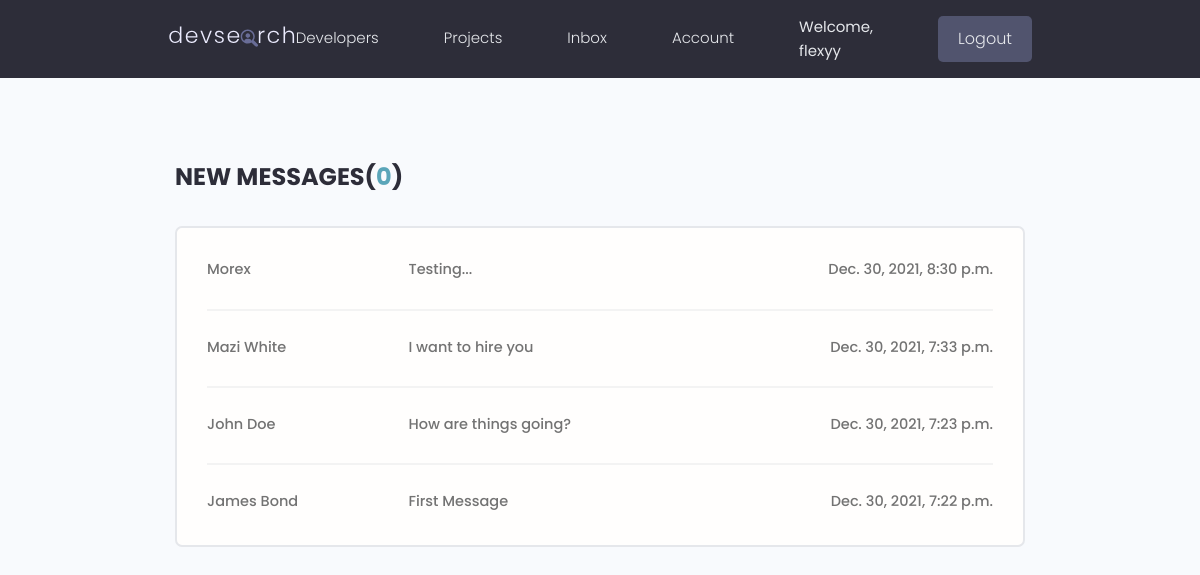
The page /inbox/ (signed in) on the database its author committed.
### users/models.py (models this page shows, shortened)
class Message(models.Model):
    sender = models.ForeignKey(Profile, on_delete=models.SET_NULL, null=True, blank=True)
    recipient = models.ForeignKey(Profile, on_delete=models.SET_NULL, null=True, blank=True, related_name="messages")
    name = models.CharField(max_length=200, null=True, blank=True)
    email = models.EmailField(max_length=200, null=True, blank=True)
    subject = models.CharField(max_length=200, null=True, blank=True)
    body = models.TextField()
    is_read = models.BooleanField(default=False, null=True)
    created_at = models.DateTimeField(auto_now_add=True)
    id = models.UUIDField(default=uuid.uuid4, unique=True, primary_key=True, editable=False)
    class Meta:
        ordering = ['is_read', '-created_at']

### users/views.py (the view)
# urls.py: path('inbox/', views.inbox, name="inbox"),
@login_required(login_url='login')
def inbox(request):
    profile = request.user.profile
    messageRequests = profile.messages.all()
    unreadCount = messageRequests.filter(is_read=False).count()
    context = {
        'messageRequests' : messageRequests,
        'unreadCount' : unreadCount
    }
    return render(request, 'users/inbox.html', context)

### users/templates/users/inbox.html
{% extends 'main.html' %}
{% block content %}
  <main class="inbox my-xl">
    <div class="content-box">
      <h3 class="inbox__title">New Messages(<span>{{unreadCount}}</span>)</h3>
      <ul class="messages">
        {% for message in messageRequests %}
        {% if message.is_read == False %}
        <li class="message message--unread">
          {% else %}
          <li class="message">
          {% endif %}
          <a href="{% url 'message' message.id %}">
            <span class="message__author">{{message.name}}</span>
            <span class="message__subject">{{message.subject}}</span>
            <span class="message__date">{{message.created_at}}</span>
          </a>
        </li>
        {% endfor %}
      </ul>
    </div>
  </main>
{% endblock content %}

### templates/navbar.html (shortened to what this page needs)
{% load static %}
<header class="header">
    <div class="container container--narrow">
      <a href="{% url 'profiles' %}" class="header__logo">
        <img src="{% static 'images/logo.svg' %}" alt="DevSearch Logo" />
      </a>
      <nav class="header__nav">
        <ul class="header__menu">
          <li class="header__menuItem"><a href="{% url 'profiles' %}">Developers</a></li>
          <li class="header__menuItem"><a href="{% url 'projects' %}">Projects</a></li>
          {% if request.user.is_authenticated %}
          <li class="header__menuItem"><a href="{% url 'inbox' %}">Inbox</a></li>
          <li class="header__menuItem"><a href="{% url 'account' %}">Account</a></li>
          <li class="header__menuItem" style="color: #e5e7eb;">Welcome, {{request.user.username}} </a></li>
          <li class="header__menuItem"><a href="{% url 'logout' %}" class="btn btn--sub">Logout</a></li>
          {% else %}
          <li class="header__menuItem"><a href="{% url 'login' %}" class="btn btn--sub">Login/Sign Up</a></li>
          {% endif %}
        </ul>
      </nav>
    </div>
  </header>

### static/styles/app.css (style rules this page uses)
:root { --color-sub: #2d2d39; }
.btn--sub { background-color: var(--color-sub-light); }
img { width: 100%; }
.content-box { width: 95%; max-width: 85rem; margin: 0 auto; }
.header { position: sticky; z-index: 111; background-color: var(--color-sub); padding: 1.5rem 0; }
.header > .container { display: flex; justify-content: space-between; align-items: center; }
.header__logo > img { height: 3.8rem; }
.header__nav > ul { display: inline-flex; align-items: center; list-style: none; gap: 6.5rem; }
.header__menuItem > a { color: var(--color-light); font-weight: 300; }
.inbox { height: 90vh; }
.inbox__title, .inbox__title span { font-size: 2.4rem; font-weight: 700; color: var(--color-sub); text-transform: uppercase; text-align: left; margin-bottom: 3rem; }
.inbox__title span { color: var(--color-main); }
.messages { list-style: none; background: var(--color-white); padding: 0.5rem 3rem; border: 2px solid var(--color-light); border-radius: 0.7rem; }
.message { padding: 2.5rem 0; }
.message > a span { font-size: 1.45rem; font-weight: 500; }
.message:not(:last-child) { border-bottom: 2px solid var(--color-white-light); }
.message > a { display: flex; gap: 1rem; }
.message__author, .message__date { flex-basis: 25%; }
.message__subject { flex-basis: 50%; }
.message__date { text-align: right; }

### static/uikit/styles/modules/_variables.css (style rules this page uses)
:root { --color-main: #5aa5b9; --color-main-light: #e6faff; --color-sub: #3f4156; --color-sub-light: #51546e; --color-sub-lighter: #ededfd; --color-text: #737373; --color-gray: #8b8b8b; --color-light: #e5e7eb; --color-light-gray: #767676; --color-bg: #f8fafd; --color-white: #fffefd; --color-white-light: #f3f3f3; --color-success: #359e64; --color-success-bg: #def8e8; --color-error: #fc4b0b; --color-error-bg: #fff2ee; --font-base: 'Poppins', arial, helvetica, 'Segoe UI', roboto, ubuntu, sans-serif; --font-monospace: 'Fira Code', 'Courier New', courier, monospace; --font-regular: 300; --font-medium: 500; --font-bold: 700; --generic-shadow: 1px 1px 5px #00000010; --generic-transition: all 0.3s ease-in-out; }

### static/uikit/styles/modules/_base.css (style rules this page uses)
* { margin: 0; padding: 0; box-sizing: border-box; text-rendering: optimizeLegibility; color: inherit; font-size: inherit; }
html { font-size: 50%; }
@media only screen and (min-width: 480px) { html { font-size: 56.25%; } }
@media only screen and (min-width: 1200px) { html { font-size: 62.5%; } }
body { line-height: 1.6; font-weight: 400; font-size: 1.5rem; color: var(--color-text); background-color: var(--color-bg); min-height: 100vh; }

### static/uikit/styles/modules/_typography.css (style rules this page uses)
* { font-family: var(--font-base); }
h3 { font-size: 3.2rem; font-weight: var(--font-medium); }
p, span, strong { font-size: 1.6rem; color: var(--color-text); font-weight: var(--font-regular); }
a { padding-bottom: 2px; text-decoration: none; display: inline-block; color: var(--color-main); font-weight: var(--font-medium); }

### static/uikit/styles/modules/_utilities.css (style rules this page uses)
.container { width: 92%; max-width: 165rem; margin: 0 auto; box-sizing: border-box; }
.container--narrow { width: 92%; max-width: 120rem; }
@media screen and (min-width: 1000px) { .container { width: 90%; } }
@media screen and (min-width: 1000px) { .container--narrow { width: 85%; } }
@media screen and (min-width: 1200px) { .container { width: 80%; } }
@media screen and (min-width: 1200px) { .container--narrow { width: 72%; } }
.my-xl { margin: 8rem auto; }

### static/uikit/styles/modules/_button.css (style rules this page uses)
.btn { display: inline-block; position: relative; cursor: pointer; background-color: var(--color-light); font-weight: var(--font-medium); color: var(--color-sub); text-decoration: none; padding: 1rem 2rem; border-radius: 0.5rem; border: none; width: -webkit-fit-content; width: -moz-fit-content; width: fit-content; height: -webkit-fit-content; height: -moz-fit-content; height: fit-content; font-size: 1.6rem; outline-width: 0; outline-color: transparent; -webkit-backface-visibility: hidden; backface-visibility: hidden; transition: all 0.3s ease-in-out; }
.btn--sub { background-color: var(--color-sub); color: var(--color-white); }

### rows shown on the page
Message: name "Morex", subject "Testing...", created_at "Dec. 30, 2021, 8:30 p.m."
Message: name "Mazi White", subject "I want to hire you", created_at "Dec. 30, 2021, 7:33 p.m."
Message: name "John Doe", subject "How are things going?", created_at "Dec. 30, 2021, 7:23 p.m."
Message: name "James Bond", subject "First Message", created_at "Dec. 30, 2021, 7:22 p.m."

### other values the page prints
{{ request.user.username }} "flexyy"
{{ unreadCount }} "0"
